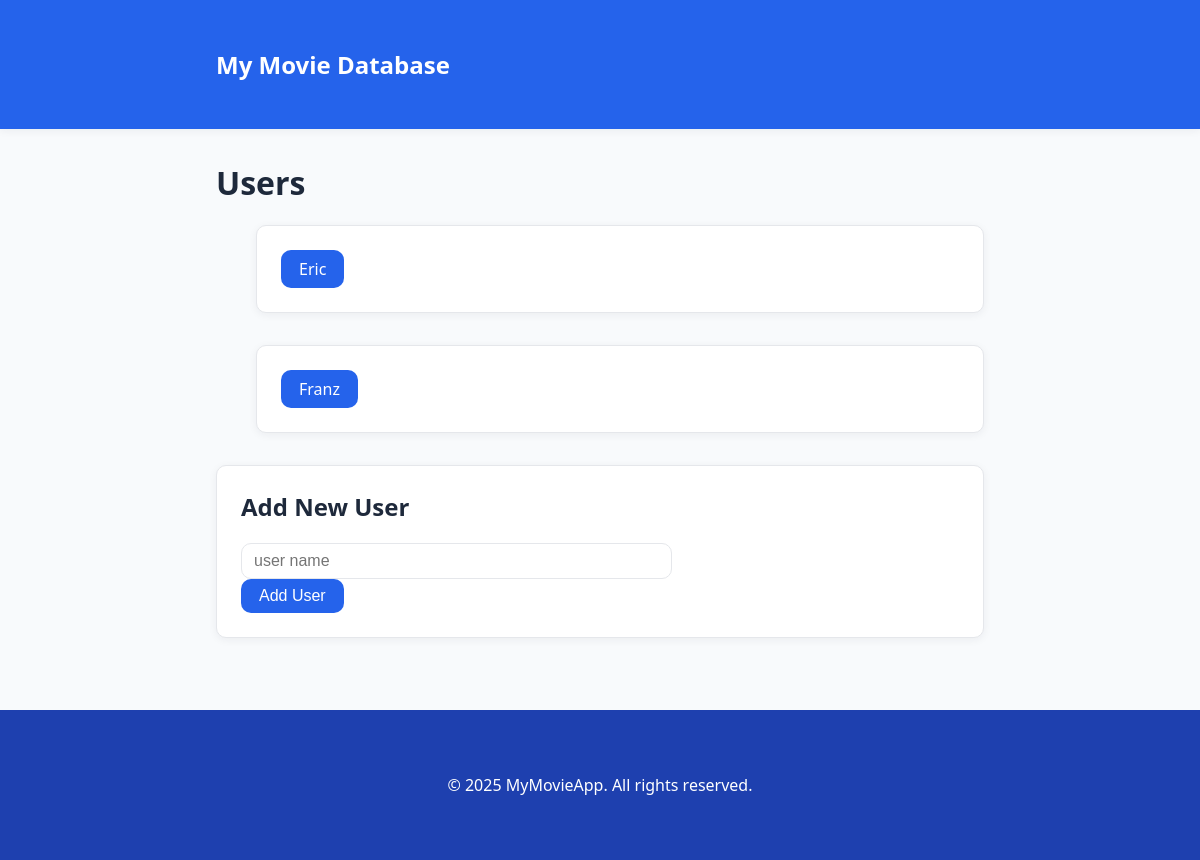
Before: / with the older database file.
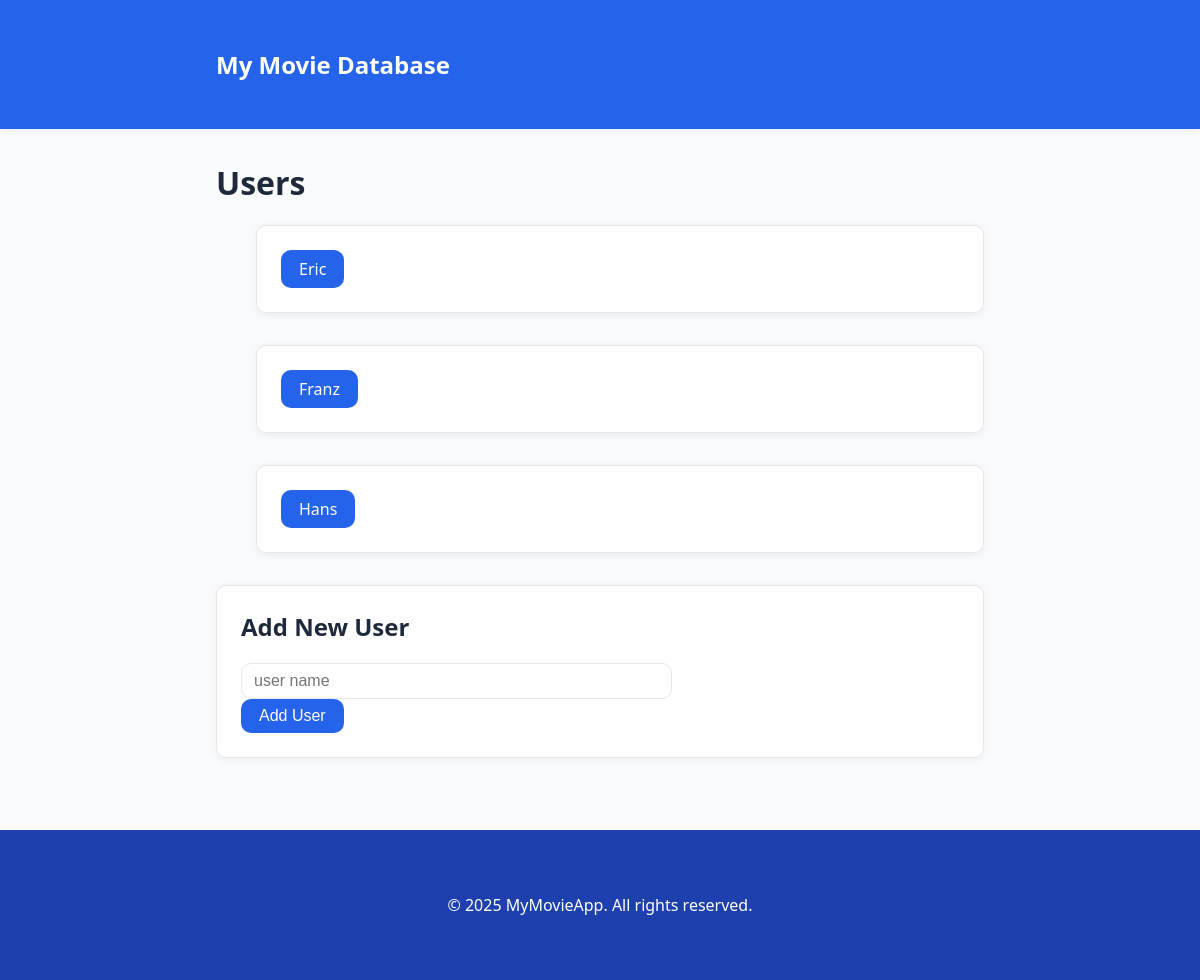
After: the same page with the newer database file.
### data_management/models.py (models this page shows, shortened)
class User(db.Model):
    __tablename__ = 'users'
    id = db.Column(db.Integer, primary_key=True)
    username = db.Column(db.String(100), nullable=False)

### app.py (the view)
@app.route('/')
def index() -> str:
    try:
        users = data_manager.get_users()
    except Exception as e:
        flash(f"Couldn't retrieve users! Error: {e}")
        users = []
    return render_template('index.html', users=users)

### data_management/data_manager.py (called while the page is built)
    def get_users(self) -> List[User]:
        return User.query.all()

### templates/index.html (shortened to what this page needs)
{% extends "base.html" %}
{% block content %}
<h1>Users</h1>
<ul>
    {% for user in users %}
    <div class="card-list">
        <div class="card">
            <a href="{{ url_for('list_movies', user_id=user.id) }}" class="btn">{{ user.username }}</a>
        </div>
    </div>
    {% endfor %}
</ul>
<div class="form-section">
    <h2>Add New User</h2>
    <form action="{{ url_for('create_user') }}" method="post">
        <input type="text" placeholder="user name" name="username" required><br>
        <button type="submit" class="btn">Add User</button>
    </form>
</div>
{% endblock %}

Changed rows visible on the page:
added User: username "Hans"
